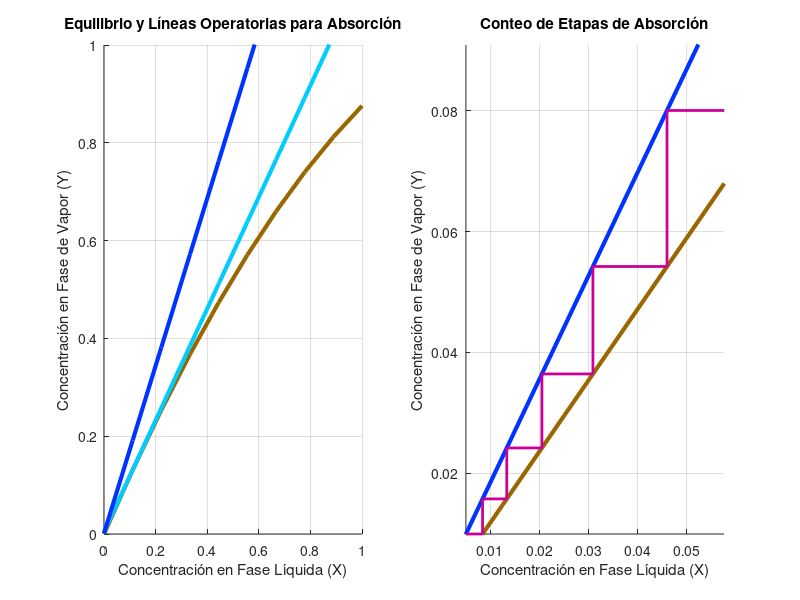

Write MATLAB code to recreate this figure. (Note: this script raises an error after producing the figure.)
%{
- Título / Title: 
     Desarrollo de Procesos de Absorción y Desorción en Columnas de Platos / Development of Absorption and Desorption Processes in Plates Columns
- Fecha de Creación / Creation Date: 
     24 de enero de 2024 / January 24th, 2024
- Fecha de Última Edición / Last Edition Date:
     05 de febrero de 2024 / February 05th, 2024
- Creado por / Created by:
     Priscilla Guerrero
- Institución / Institution:
     Ingeniería Química - Universidad Nacional de Colombia / Chemical Engineering - National University of Colombia

- Descripción: Este código en lenguaje MatLab permite resolver sistemas de absorción y desorción ejecutados en columnas de platos, permitiendo conocer 
     si la operación a las condiciones establecidas es posible, cuál será el flujo mínimo de fluido de separación y qué número de platos se requerirá 
     para poderse realizar. La nomenclatura que se maneja en este planteamiento corresponde a que una sustancia de interés, i, se encuentra en un flujo 
     líquido (X) o gaseoso (Y) A y será retirada por un flujo de la otra naturaleza B, compuestos ambos mayormente por una especie inerte s.

- Instrucciones: Debes ingresar la siguiente información en la respectiva sección del código, debajo de esta descripción, para proceder a la ejecución del 
     código:
     - Operación: Absorción o desorción.
     - Condiciones de Trabajo: Debes ingresar flujos de Entrada y Salida de la Corriente A y concentraciones y factor de operación de la corriente B.
     - Equilibrio: El código emplea para el equilibrio un conjunto de datos. Si tienes los datos experimentales o modelados debes agregarlos en los 
          respectivos vectores. Si dispones de una ecuación modelo (De la forma Y = f(X) o Y = f(X, T) a T constante), puedes introducirla y el código 
          obtendrá un conjunto de datos para trabajar con él.
     
- Description: This MatLab code allows to solve liquid-liquid extraction systems using equilibrium data and the algoritms of Parallel Flow and Counterflow
     working units. It's required to put here in the code the equilibrium data and the compositions of the problem mix feed, the solvent feed and the
     operation way (Parallel flow or Counterflow). Also, it will be required to give the desired final concentration OR the numbers of stages that
     are required to the system. The nomenclature of the substances is A: Initial Solvent, B: Extraction Solvent and C: Interest Substance to be Extracted.

%}

clear

% INGRESO DE INFORMACIÓN / INFORMATION INPUT:
     % 1. Operación / Operation:
     Oper = "Absorption";
     %Oper = "Desorption";
     
     % 2. Condiciones de Operación / Operation Conditions:
     switch(Oper)
         case "Absorption"
         % Required to Input:
         G1 = 110; G2 = 101; GS = 100; Gi1 = 10; Gi2 = 1; % Flujos de Gas / Gas Flows
         X2i = 0.005; % Concentración Inicial de Flujo Líquido / Liquid Flow Initial Concentration
         aFlujMin = 1.5; % Factor de Operación para Flujo Líquido Mínimo / Operation Factor for Minimum Liquid Flow
         % Automatic Calculation:
         Y1i = Gi1 / G1; Y2i = Gi2 / G2; % Concentraciones de Gas / Gas Concentrations
    
         case "Desorption"
         % Required to Input:
         L1 = 110; L2 = 101; LS = 100; Li1 = 10; Li2 = 1; % Flujos de Líquido / Liquid Flows 
         Y1i = 0.001; % Concentración Inicial de Flujo de Gas / Gas Flow Initial Concentration
         aFlujMin = 1.3; % Factor de Operación para Flujo de Gas Mínimo / Operation Factor for Minimum Gas Flow
         % Automatic Calculation:
         X1i = Li1 / L1; X2i = Li2 / L2; % Concentraciones de Líquido / Liquid Concentrations
     
     end 
     
     % 3. Equilibrio / Equilibrium:
     DataWay = "ByFunction";
     %DataWay = "ByData";
     
     switch(DataWay)
         case "ByFunction"
          % Example of Function Input:
          TOp = 15; % °C
          POp = 2; % Bar
          %FunEq = @(X, T, P) 0.0025 * X .^ 0.5 + (T * 0 + P * 0); % Y = f(X)
          FunEq = @(X, T, P) -2.0385 * (X * (0.0365 * T - 0.138)) .^ 2 + 2.9391 * X * (0.0364 * T - 0.1318) + (P * 0); % Y = f(X, T)
          %FunEq = @(X, T, P) 0.7 * X + T/500 - P / 1000; % Y = f(X, T, P)
          XEQ = linspace(0, 1, 10); YEQ = FunEq(XEQ, TOp, POp);
          
         case "ByData"
          % Example of Data Input:
          XEQ = [0.0000 0.1111 0.2222 0.3333 0.4444 0.5556 0.6667 0.7778 0.8889 1.0000];
          YEQ = [0.0300 0.1078 0.1856 0.2633 0.3411 0.4189 0.4967 0.5744 0.6522 0.7300];
     end

 % DESARROLLO DE LA OPERACIÓN:
 
 %{
     Descripción del Procedimiento: 
          1. Determinar flujo mínimo de solvente
               1a. Calcular los diferenciales de los datos empleados y usar como referencia de pendiente el valor más alto.
               1b. Establecer condiciones para iniciar ciclo de determinación de pendiente, cambiando valores para rotar tanto hacia arriba ("Pos") como
                    hacia abajo ("Neg").
               1c. Determinar las posibles rectas empleando la pendiente del Paso 1a y la coordenada 2 (Superior, con salida de gas e ingreso de líquido).
               1d. Realizar una evaluación de que a) Todos los puntos de la línea operatoria se encuentren encima (Sean mayores) que los de equilibrio Y
                    b) Haya una diferencia mínima por algún punto (Corte tangente) menor a una tolerancia dada entre las dos curvas. 
                         Si se cumple lo esperado, se llenará con 1s un vector compuesto por 0s que permitirá ser tomado como una señal, así como también se
                    guardará el valor de la pendiente. En caso de que no se cumpla, se aumenta el valor absoluto de la pendiente (O sea, para revisar por
                    arriba y por abajo) en un valor pequeño para seguir evaluando.
               1e. Se revisa que el valor de la pendiente es apropiado si hay un vector completo de 1s, para finalizar el ciclo. 
               1f. Se repite el ciclo desde el Paso 1c con los valores modificados de las pendientes desde el Paso 1d. Adicionalmente, se cuentan los intentos
                    realizados y se determina si la operación es viable al revisar si el equilibrio lo permite.
          2. En caso de que la operación sea viable, determinar flujo de operación de solvente.
          3. Caracterizar la corriente líquida.
          4. Realizar el conteo de etapas, iniciando por la izquierda (Zona superior de la columna).
               4a. Iniciar por la coordenada de la zona superior de la columna (Xa, Ya).
               4b. Buscar intervalo de equilibrio apropiado sobre el eje X.
               4c. Determinar el respectivo valor sobre el equilibrio (Xb, Yb).
               4d. Trasladarse desde la curva de equilibrio hasta nuevamente la línea operatoria (Xc, Yc).
               4e. Repetir el ciclo, estableciendo que (Xa, Ya) = (Xc, Yc), hasta que Ya sea mayor o igual a Y2i. 

 %}
     
     for i = 1 : (length(XEQ) - 1)
          dXEQ(i) = XEQ(i + 1) - XEQ(i); dYEQ(i) = YEQ(i + 1) - YEQ(i);
          DXEQ(i) = 0.5 * (XEQ(i + 1) + XEQ(i)); DYEQ(i) = dYEQ(i) / dXEQ(i);
     end

switch(Oper)
     case "Absorption"
      % Paso 1 / Step 1: Determinar flujo mínimo de solvente / Determinate minium liquid flow:
          % Paso 1a: Cálculo de diferenciales:
          MRef = max(DYEQ); MFlujMin = MRef; MFlujMinPos = MFlujMin; MFlujMinNeg = MFlujMin; % Pendiente de referencia
          % Paso 1b: Condiciones para ciclo de determinación de pendiente:
          XFlujMin = XEQ; k = 0; Tol = 0.000005;
          CritP = linspace(0, 0, length(XEQ)); CritN = CritP; Crit = 0; % Indicadores / Criterios de que el resultado es apropiado.
     
          while Crit == 0
          % Paso 1c: Planteamiento de rectas con nueva pendiente:
               LinFlujMinPos = @(X) MFlujMinPos * X + (Y2i - MFlujMinPos * X2i);
               LinFlujMinNeg = @(X) MFlujMinNeg * X + (Y2i - MFlujMinNeg * X2i);
               YFlujMinPos = LinFlujMinPos(XFlujMin); YFlujMinNeg = LinFlujMinNeg(XFlujMin);
     
          % Paso 1d: Evaluación de a) Que la línea operatoria sea mayor al equilibrio y b) Que haya un corte que se adopte a la tolerancia esperada:
               for i = 1 : length(XEQ)
                    if YFlujMinPos(i) > YEQ(i) && abs(min(YFlujMinPos - YEQ)) < Tol 
                         CritP(i) = 1; MFlujMin = MFlujMinPos; 
                    else
                         CritP(i) = 0; MFlujMinPos = MFlujMinPos + 0.00001;
                    end
                    if YFlujMinNeg(i) > YEQ(i) && abs(min(YFlujMinNeg - YEQ)) < Tol 
                         CritN(i) = 1; MFlujMin = MFlujMinNeg; 
                    else
                         CritN(i) = 0; MFlujMinNeg = MFlujMinNeg - 0.00001;
                    end
     
          % Paso 1e: Revisión de vector indicador o criterio para finalizar el ciclo.
                    if max(CritP) == 1 && min(CritP) == 1
                         Crit = 1;
                    end
                    if max(CritN) == 1 && min(CritN) == 1
                         Crit = 1;
                    end
               end

          % Paso 1f: Repetición del ciclo y detención del ciclo en caso de muchos intentos
               CritNaux = CritN; CritPaux = CritP; CritP = linspace(0, 0, length(XEQ)); CritN = CritP;
               k = k + 1;
               if k > 100000
                  k = 123456789; Crit = 1;
               end
          end
     
     % Paso 2: Determinación de Flujo de Operación:
     if k ~= 123456789 
          LinFlujMin = @(X) MFlujMin * X + (Y2i - MFlujMin * X2i); YFlujMin = LinFlujMin(XFlujMin); FlujMin = MFlujMin * GS; % Cálculo de Flujo Mínimo
          FlujOp = FlujMin * aFlujMin; MOp = MFlujMin * aFlujMin; BOp = Y2i - MOp * X2i; LinOp = @(X) MOp * X + BOp; % Cálculo de Flujo de Operación
          XOp = XFlujMin; YOp = LinOp(XOp);

     % Paso 3: Caracterización de la Corriente Líquida:
          LSMin = FlujMin; LS = FlujOp; L2 = LS / (1 - X2i); Li2 = L2 * X2i; Li1 = Gi1 + Li2 - Gi2; L1 = LS + Li1; X1i = (Li1 / L1) / (1 - (Li1 / L1));

     % Paso 4: Ejecución del Ciclo de Conteo de Etapas:
          % Paso 4a: Inicio del ciclo:
          Xa = X2i; Ya = Y2i;
          Platos = 0; j = 1;

          while Ya < Y1i
          % Paso 4b: Búsqueda de Intervalo Apropiado:
               for i = 1 : length(YEQ) - 1
                    if YEQ(length(YEQ) - i + 1) > Ya && YEQ(length(YEQ) - i) < Ya
                         Xb1 = XEQ(length(XEQ) - i + 1); Xb2 = XEQ(length(XEQ) - i);
                         Yb1 = YEQ(length(YEQ) - i + 1); Yb2 = YEQ(length(YEQ) - i);
                         Mb = (Yb2 - Yb1) / (Xb2 - Xb1); Bb = Yb2 - Mb * Xb2; Linb = @(Y) (Y - Bb) / Mb;
          % Paso 4c: Transporte de Línea Operatoria a Equilibrio:
                         Yb = Ya; Xb = Linb(Yb);
                    end
               end

          % Paso 4d: Transporte de Equilibrio a Línea Operatoria:
               Xc = Xb; Yc = LinOp(Xc);

          % Paso 4e: Repetición del Ciclo:
               VecXA(j) = Xa; VecXB(j) = Xb; VecXC(j) = Xc; VecYA(j) = Ya; VecYB(j) = Yb; VecYC(j) = Yc;
               Xa = Xc; Ya = Yc;

          % Conteo de Etapas:
               Platos = Platos + 1; j = j + 1;
          end

     % Information Output:
          % Gráfica 1: Equilibrio y Líneas Operatorias:
          subplot(1, 2, 1); grid on; hold on; axis([0 1 0 1]);
          xlabel("Concentración en Fase Líquida (X)"); ylabel("Concentración en Fase de Vapor (Y)");
          title("Equilibrio y Líneas Operatorias para Absorción")
          plot(XEQ, YEQ, "color", [0.6 0.4 0.0], "linewidth", 3); hold on; % Curva de Equilibrio
          plot(XFlujMin, YFlujMin, "color", [0.0 0.8 1.0], "linewidth", 3); hold on; % Línea Operatoria de FLujo Mínimo
          plot(XOp, YOp, "color", [0.0 0.2 1.0], "linewidth", 3); hold on; % Línea Operatoria de Flujo de Operación
          % Gráfica 2: Equilibrio y Desarrollo de Etapas:
          subplot(1, 2, 2); grid on; hold on; axis([X2i X1i Y2i Y1i]);
          xlabel("Concentración en Fase Líquida (X)"); ylabel("Concentración en Fase de Vapor (Y)");
          title("Conteo de Etapas de Absorción")
          plot(XEQ, YEQ, "color", [0.6 0.4 0.0], "linewidth", 3); hold on; % Curva de Equilibrio
          plot(XOp, YOp, "color", [0.0 0.2 1.0], "linewidth", 3); hold on; % Línea Operatoria de Flujo de Operación
          for i = 1 : j - 1
               plot([VecXA(i) VecXB(i)], [VecYA(i) VecYB(i)], "color", [0.8 0.0 0.6], "Linewidth", 2)
               plot([VecXB(i) VecXC(i)], [VecYB(i) VecYC(i)], "color", [0.8 0.0 0.6], "Linewidth", 2)
          end
          % Salida en Consola:
          TablaFlujos = ["GS" "LS min" "LS" "G1i (In)" "G2i (Out)" "L2i (In)" "L1i (Out)"; GS LSMin LS Gi1 Gi2 Li2 Li1];
          disp("Desarrollo finalizado."); disp(" ");
          disp("- Operación: Absorción"); disp("- Número de Etapas: " + Platos); disp("- Información de Flujos: "); disp(TablaFlujos)

     else % En caso de no haber podido hacer el desarrollo:
          disp("Desafortunadamente no se puede realizar una absorción porque el equilibrio no lo permite para las condiciones dadas :(") 
     end


case("Desorption")
     % Determinate Minium Liquid Flow:
     MRef = abs(min(DYEQ)); MFlujMin = MRef; MFlujMinPos = MFlujMin; MFlujMinNeg = MFlujMin;
     XFlujMin = XEQ; 
     CritP = linspace(0, 0, length(XEQ)); CritN = CritP; Crit = 0;
     k = 0; Tol = 0.001;  

     while Crit == 0
          LinFlujMinPos = @(X) MFlujMinPos * X + (Y1i - MFlujMinPos * X2i);
          LinFlujMinNeg = @(X) MFlujMinNeg * X + (Y1i - MFlujMinNeg * X2i);
          YFlujMinPos = LinFlujMinPos(XFlujMin); YFlujMinNeg = LinFlujMinNeg(XFlujMin);

          for i = 1 : length(XEQ)
               if YFlujMinPos(i) < YEQ(i) && min(abs(YFlujMinPos - YEQ)) < Tol 
                    CritP(i) = 1;
                    MFlujMin = MFlujMinPos;
                    %disp("Por arriba");
               else
                    CritP(i) = 0;
                    MFlujMinPos = MFlujMinPos + 0.00001;
               end

               if YFlujMinNeg(i) < YEQ(i) && min(abs(YFlujMinNeg - YEQ)) < Tol 
                    CritN(i) = 1;
                    MFlujMin = MFlujMinNeg;
                    %disp("Por abajo");
               else
                    CritN(i) = 0;
                    MFlujMinNeg = MFlujMinNeg - 0.00001;
               end

               if max(CritP) == 1 && min(CritP) == 1
                    Crit = 1;
               end

               if max(CritN) == 1 && min(CritN) == 1
                    Crit = 1;
               end
          end

          CritNaux = CritN; CritPaux = CritP;
          CritP = linspace(0, 0, length(XEQ)); CritN = CritP;
          k = k + 1;

     end
               
     LinFlujMin = @(X) MFlujMin * X + (Y1i - MFlujMin * X2i);
     YFlujMin = LinFlujMin(XFlujMin);

     FlujMin = LS / MFlujMin;

     % Information Output:
     plot(XEQ, YEQ); hold on; grid on; hold on;
     %plot(DXEQ, DYEQ); hold on;
     plot(XFlujMin, YFlujMin); hold on;




end
